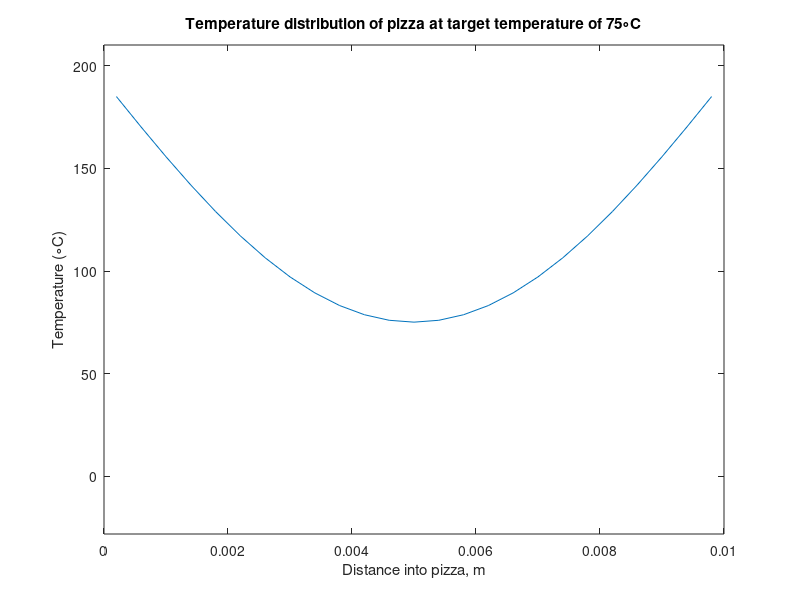

Recreate this plot in MATLAB.
%%% Pizza heat model for boundary where surface of pizza is same temp. as
%%% air in oven. Using fwd Euler method (might need to change to better
%%% num. method

%Constants
L=0.01; %m, pizza thickness
n=25; %number of nodes
T0 = -18; %deg C, initial temp. of wall (15 degC for roughly cold pizza out of fridge)
T1s = 200; %surface 1 temp
T2s = 200; %surface 2 temp

dx = L/n; %node thickness (step size in space)

alpha = 1.43e-7; %PLACEHOLDER NEED VALUE. thermal diffusitivty (of water or pizza)
%note using alpha for water. Could calculate for pizza using formula and
%online values
t_final = 6*60; %seconds, simulation time. Using results from Sam's calculations/results from pizza instructions
dt = 0.1; %seconds, fixed time step

x = dx/2:dx:L-dx/2; 

T = ones(n,1)*T0;

dTdt = zeros(n,1);

t = 0:dt:t_final;

target_temp = 75;
%Step through time
for j = 1:length(t)
    %step through 1D space 
    for i = 2:n-1 %interior nodes (since they depend on node before AND after)
        dTdt(i)= alpha*(-(T(i)-T(i-1))/dx^2 + (T(i+1)-T(i))/dx^2);
    end
    %end nodes
    dTdt(1) = alpha*(-(T(1)-T1s)/dx^2 + (T(2)-T(1))/dx^2); 
    dTdt(n) = alpha*(-(T(n)-T(n-1))/dx^2 + (T2s-T(n))/dx^2);
    %euler step
    T= T + dTdt*dt;
    if min(min(abs(T)))> target_temp
        break
    end
end

end_time = j*dt;
disp(['Time for temperature distribution to reach target temperature is ',num2str(end_time),' seconds']);
%Plot this temperature dist
figure(1)
plot(x,T)
axis([0 L T0-10 210])
title(['Temperature distribution of pizza at target temperature of ',num2str(target_temp),'\circC'])
xlabel('Distance into pizza, m')
ylabel('Temperature (\circC)')
%hold off
%plot temperature distribution every 30 seconds
%if (j*dt)/30 == floor((j*dt)/30)
    %current_t=num2str(j*dt);
    %label=string(['t=',current_t]);
    %labels(j*dt/30)=label;
    %figure(1)
    %plot(x,T)
    %axis([0 L T0-10 210])
    %title('Temperature distribution of pizza for different times, t, in seconds')
    %xlabel('Distance into pizza, m')
    %ylabel('Temperature (\circC)')
    %legend(labels,'Location','northeastoutside')
    %hold on
